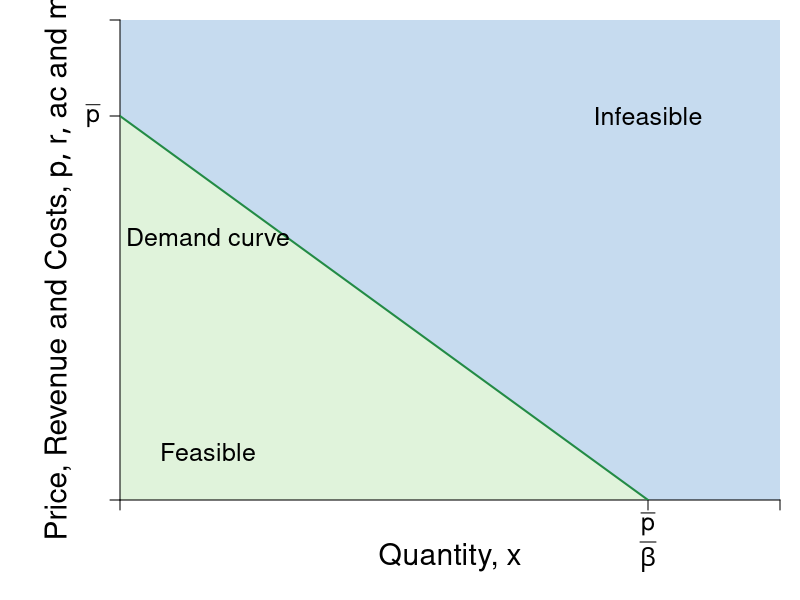

Here is the R script that generated this plot:
#Graph Designer: Simon Halliday + Scott Cohn
#Authors: Bowles and Halliday
#Title: Coordination, Conflict and Competition: A Text in Microeconomics

require(shape)
pdf(file = "firmmarketsupply/isoprofit_monopoly_feasible.pdf", width = 9, height = 7)

#Set parameters for graphics
axislabelsize <- 1.8
labelsize <- 1.5
namesize <- 1.8
annotatesize <- 1.5
graphlinewidth <- 2
segmentlinewidth <- 1.5

COL <- c("#7fc97f", "#beaed4", "#fdc086", "#ffff99", "#386cb0", "#f0027f", "#bf5b17", "#666666")
COLA <- c("#e0f3db", "#99d8c9","#66c2a4","#41ae76", "#238b45", "#005824")
COLB <- c("#c6dbef", "#4eb3d3", "#2b8cbe", "#0868ac","#084081")

#Edited the margins to cater for the larger LHS labels
par(mar =  c(5, 6, 1, 1))

AvgRevenue <- function(x, rmax = 12, xmax = 12){
  rmax - (rmax/xmax)*x
}

MRevenue <- function(x, rmax = 12, xmax = 12){
  rmax - 2*(rmax/xmax)*x
}

AvgCost <- function(x, c0 = 2, c1 = 4){
  c0/x + c1
}

# From CORE
IsoProf <- function(x, k = 0, c0 = 2, c1 = 4){
  AvgCost(x) + k/x
}

xlims <- c(0, 15)
ylims <- c(0, 15)

npts <- 501 
x <- seq(xlims[1], xlims[2], length.out = npts)
y <- seq(ylims[1], ylims[2], length.out = npts) 
a <- c(13, 16.75, 19.25)

plot(0, 0, xlim = xlims, ylim = ylims, type = "n",
     xlab = expression(paste("")),
     ylab = expression(paste("")), 
     xaxt = "n", 
     yaxt = "n", 
     cex.lab = axislabelsize, 
     bty = "n",
     xaxs = "i", 
     yaxs = "i")


ticksy <- c(0,  12, ylims[2])
ylabels <- c(NA, expression(paste(bar(p))), NA)
ticksx <- c(0, 12, xlims[2])
xlabels <- c(NA,  expression(paste(frac(bar(p),beta))), NA)

#Draw the polygon for feasible
xpoly1 <- c(0, 0, 12, 0)
ypoly1 <- c(0, 12, 0, 0)
polygon(x = xpoly1, y = ypoly1, col = COLA[1], density  =NULL, border = NA)

#Draw the polygon for infeasible
xpoly2 <- c(0, 0, xlims[2], xlims[2], 12, 0)
ypoly2 <- c(12, ylims[2], ylims[2], 0, 0, 12)
polygon(x = xpoly2, y = ypoly2, col = COLB[1], density = NULL, border = NA)


axis(1, at = ticksx, pos = 0, labels = FALSE)
text(x = c(0, 12, xlims[2]), par("usr")[3] - 0.4, labels = xlabels, srt = 0, pos = 1, xpd = TRUE, cex = labelsize)
axis(2, at = ticksy, pos = 0, labels = ylabels, las = 1, cex.axis = labelsize)

npts <- 500 
xx1 <- seq(xlims[1], xlims[2], length.out = npts)
xx2 <- seq(xlims[1], xlims[2] - 2, length.out = npts)
xx3 <- seq(2, 6, length.out = npts)

lines(xx1, AvgRevenue(xx1, rmax = 12, xmax = 12), col = COLA[5], lwd = graphlinewidth)


#Label the axes
text(0.5*(xlims[2]), -1.8, expression(paste("Quantity, ", x)), xpd = TRUE, cex = axislabelsize) 
#text(0.5*(xlims[2]), -1.8, expression(paste("Output, ", x)), xpd = TRUE, cex = axislabelsize) 
text(-1.4, 0.5*ylims[2], expression(paste("Price, Revenue and Costs, ", list(p, r, ac), " and ", mc)), xpd = TRUE, cex = axislabelsize, srt = 90) 

text(2, AvgRevenue(x = 4) + 0.2, expression("Demand curve"), cex = annotatesize)

text(2, 1.5, expression("Feasible"), cex = annotatesize)
text(12, 12, expression("Infeasible"), cex = annotatesize)




dev.off()
